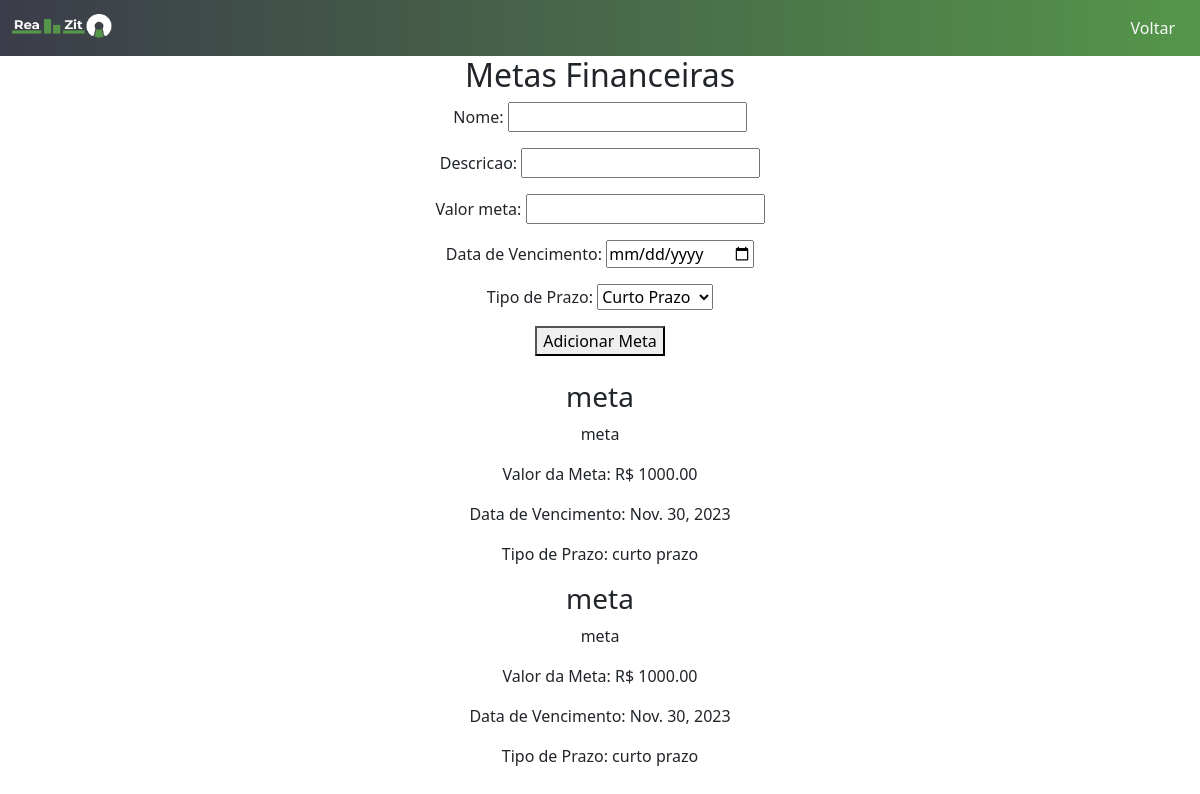
/usuarios/metas/metas/ (signed in), run on the app's committed database.
### metas/models.py (models this page shows, shortened)
class Meta(models.Model):
    TIPO_PRAZO_CHOICES = [
        ('curto prazo', 'Curto Prazo'),
        ('medio prazo', 'Médio Prazo'),
        ('longo prazo', 'Longo Prazo'),
    ]
    usuario = models.ForeignKey(settings.AUTH_USER_MODEL, on_delete=models.CASCADE)
    nome = models.CharField(max_length=100)
    descricao = models.TextField(blank=True, null=True)
    valor_meta = models.DecimalField(max_digits=10, decimal_places=2)
    data_vencimento = models.DateField()
    tipo_prazo = models.CharField(max_length=20)

### metas/views.py (the view)
# urls.py: path('metas/', include('metas.urls')),
def metas(request):
    if request.method == 'POST':
        form = MetaForm(request.POST)
        if form.is_valid():
            nova_meta = form.save(commit=False)
            nova_meta.usuario = request.user
            nova_meta.save()
    else:
        form = MetaForm()
    metas = Meta.objects.filter(usuario=request.user)
    return render(request, 'registration/metas.html', {'metas': metas, 'form': form})

### metas/forms.py
class MetaForm(forms.ModelForm):
    nome = forms.CharField(max_length=100, required=True)
    descricao = forms.CharField(max_length=255)
    valor_meta = forms.DecimalField(max_digits=10, decimal_places=2, required=True)
    data_vencimento = forms.DateField(
        widget=DateInput(attrs={'type': 'date'}),
        label='Data de Vencimento'
    )
    tipo_prazo = forms.ChoiceField(
        choices=TIPO_PRAZO_CHOICES,
        label='Tipo de Prazo'
    )
    class Meta:
        model = Meta
        fields = ['nome', 'descricao', 'valor_meta', 'data_vencimento', 'tipo_prazo']

### metas/templates/registration/metas.html (shortened to what this page needs)
{% load static %}
<!DOCTYPE html>
<html lang="br">
<head>
    <link href="https://cdn.jsdelivr.net/npm/bootstrap@5.3.2/dist/css/bootstrap.min.css" rel="stylesheet">
  </head>
<nav class="navbar" style="background: linear-gradient(to right, #3B3C49, #55964A);">
  <div class="container-fluid">
    <a class="navbar-brand text-light" href="#">
      <img src="{% static "usuarios/logo_clara.png" %}" alt="Logo" width="100" height="24" class="d-inline-block align-text-top">
    </a>
    <ul class="nav justify-content-end bg-sucess rounded-circle">
      <button type="button" class="btn text-light"  onclick="returnToDashboard()">Voltar</button>
    </ul>
  </div>
</nav>
  <body class="text-center">
    <h2>Metas Financeiras</h2>
    <form method="post">
        {{ form.as_p }}
        <button type="submit">Adicionar Meta</button>
    </form>
    <br>
    <ul class="list-unstyled">
        {% for meta in metas %}
        <li>
            <h3>{{ meta.nome }}</h3>
            <p>{{ meta.descricao }}</p>
            <p>Valor da Meta: R$ {{ meta.valor_meta }}</p>
            <p>Data de Vencimento: {{ meta.data_vencimento }}</p>
            <p>Tipo de Prazo: {{ meta.tipo_prazo }}</p>
        </li>
        {% empty %}
        <li>Nenhuma meta definida.</li>
        {% endfor %}
    </ul>
  </body>
</html>

### data on the page
Meta: nome "meta", descricao "meta", valor_meta "1000.00", data_vencimento "Nov. 30, 2023", tipo_prazo "curto prazo"
Meta: nome "meta", descricao "meta", valor_meta "1000.00", data_vencimento "Nov. 30, 2023", tipo_prazo "curto prazo"
